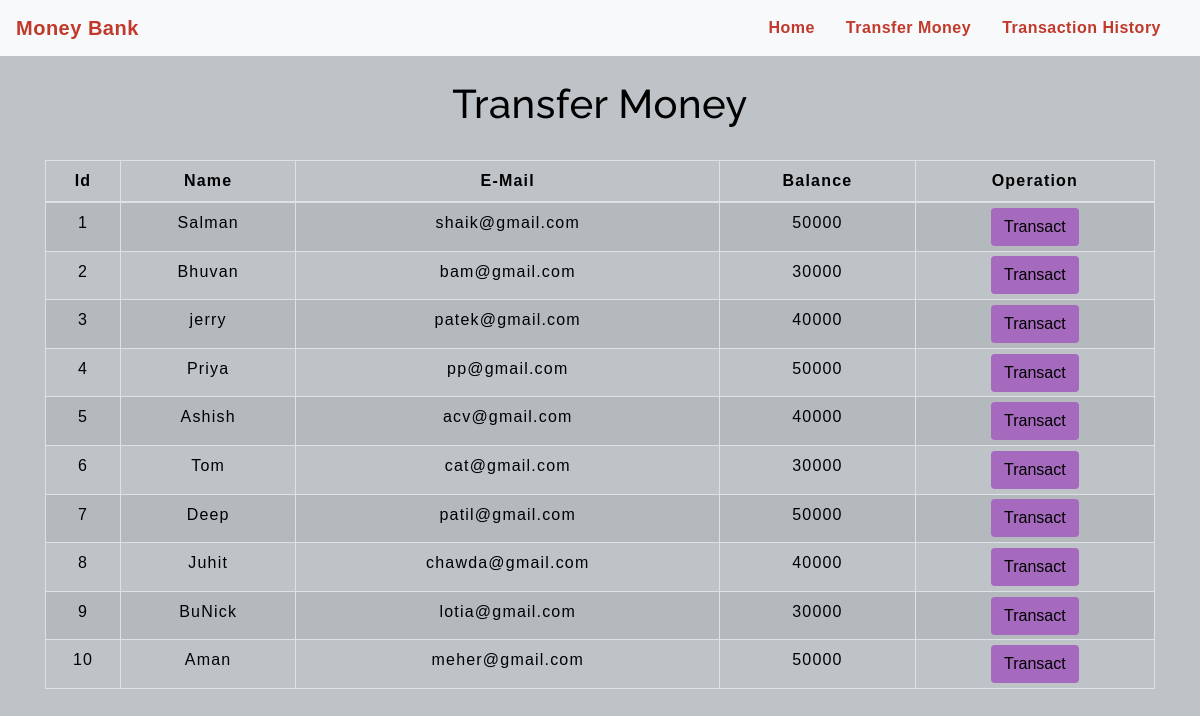
The app's page /transfermoney.php with its own data.
### tables this page shows
CREATE TABLE `users` (
  `id` int(3) NOT NULL,
  `Name` varchar(12) NOT NULL,
  `email` varchar(30) NOT NULL,
  `Balance` int(8) NOT NULL
);

### transfermoney.php (the view, shortened to what this page needs)
<!DOCTYPE html>
<html lang="en">
<head>
    <link rel="stylesheet" href="https://maxcdn.bootstrapcdn.com/bootstrap/4.0.0/css/bootstrap.min.css">
    <link rel="stylesheet" type="text/css" href="css/table.css">
    <link rel="stylesheet" type="text/css" href="css/navbar.css">
</head>
<body style="background-color : #BDC3C7;">
<?php
    include 'config.php';
    $sql = "SELECT * FROM users";
    $result = mysqli_query($conn,$sql);
?>
<?php
  include 'navbar.php';
?>
<div class="container">
        <h2 class="text-center pt-4" style="color : black;">Transfer Money</h2>
        <br>
            <div class="row">
                <div class="col">
                    <div class="table-responsive-sm">
                    <table class="table table-hover table-sm table-striped table-condensed table-bordered" style="border-color:black;">
                        <thead style="color : black;">
                            <tr>
                            <th scope="col" class="text-center py-2">Id</th>
                            <th scope="col" class="text-center py-2">Name</th>
                            <th scope="col" class="text-center py-2">E-Mail</th>
                            <th scope="col" class="text-center py-2">Balance</th>
                            <th scope="col" class="text-center py-2">Operation</th>
                            </tr>
                        </thead>
                        <tbody>
                <?php
                    while($rows=mysqli_fetch_assoc($result)){
                ?>
                    <tr style="color : black;">
                        <td class="py-2"><?php echo $rows['id'] ?></td>
                        <td class="py-2"><?php echo $rows['Name']?></td>
                        <td class="py-2"><?php echo $rows['email']?></td>
                        <td class="py-2"><?php echo $rows['Balance']?></td>
                        <td><a href="selecteduserdetail.php?id= <?php echo $rows['id'] ;?>"> <button type="button" class="btn" style="background-color : #A569BD;">Transact</button></a></td>
                    </tr>
                <?php
                    }
                ?>
                        </tbody>
                    </table>
                    </div>
                </div>
            </div>
         </div>
</body>
</html>

### navbar.php (shortened to what this page needs)
<nav class="navbar navbar-expand-md navbar-light bg-light">
      <a class="navbar-brand" href="index.php" style="color : #C0392B;"><b>Money Bank</b></a>
      <div class="collapse navbar-collapse" id="collapsibleNavbar">
            <ul class="navbar-nav ml-auto">
              <li class="nav-item">
                <a class="nav-link" href="index.php" style="color : #C0392B;"><b>Home</b></a>
              </li>
              <li class="nav-item">
                <a class="nav-link" href="transfermoney.php" style="color : #C0392B;"><b>Transfer Money</b></a>
              </li>
              <li class="nav-item">
                <a class="nav-link" href="transactionhistory.php" style="color : #C0392B;"><b>Transaction History</b></a>
              </li>
          </div>
       </nav>

### table.css (style rules this page uses)
* { padding: 0; margin: 0; box-sizing: border-box; font-family: sans-serif; }
h2 { font-size: 40px; }
table { letter-spacing: 1.2px; }
td { text-align: center; }
button { border:none; background: #d9d9d9; transition: 1s; }

### navbar.css (style rules this page uses)
.nav-link { margin-right: 15px; color:#2F363F; letter-spacing: 0.5px; transition: 0.5s; }
.navbar-brand { color: #4C4B4B; letter-spacing: 0.5px; }
h2 { color: #4C4B4B; letter-spacing: 0.5px; font-family: raleway; }

### transfermoney.php (style rules this page uses)
button { transition: 1.5s; }

### records on screen
users: id "1", Name "Salman", email "shaik@gmail.com", Balance "50000"
users: id "2", Name "Bhuvan", email "bam@gmail.com", Balance "30000"
users: id "3", Name "jerry", email "patek@gmail.com", Balance "40000"
users: id "4", Name "Priya", email "pp@gmail.com", Balance "50000"
users: id "5", Name "Ashish", email "acv@gmail.com", Balance "40000"
users: id "6", Name "Tom", email "cat@gmail.com", Balance "30000"
users: id "7", Name "Deep", email "patil@gmail.com", Balance "50000"
users: id "8", Name "Juhit", email "chawda@gmail.com", Balance "40000"
users: id "9", Name "BuNick", email "lotia@gmail.com", Balance "30000"
users: id "10", Name "Aman", email "meher@gmail.com", Balance "50000"
